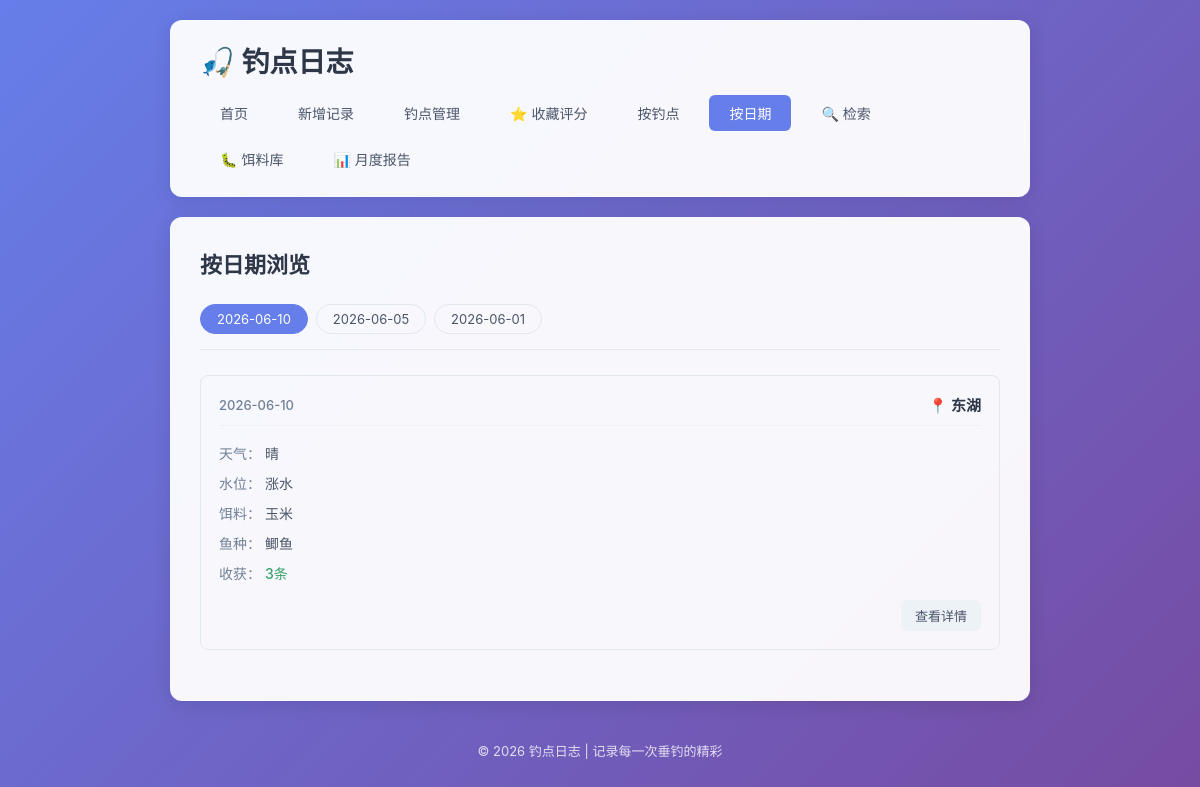
Page /by-date on the earlier database version.
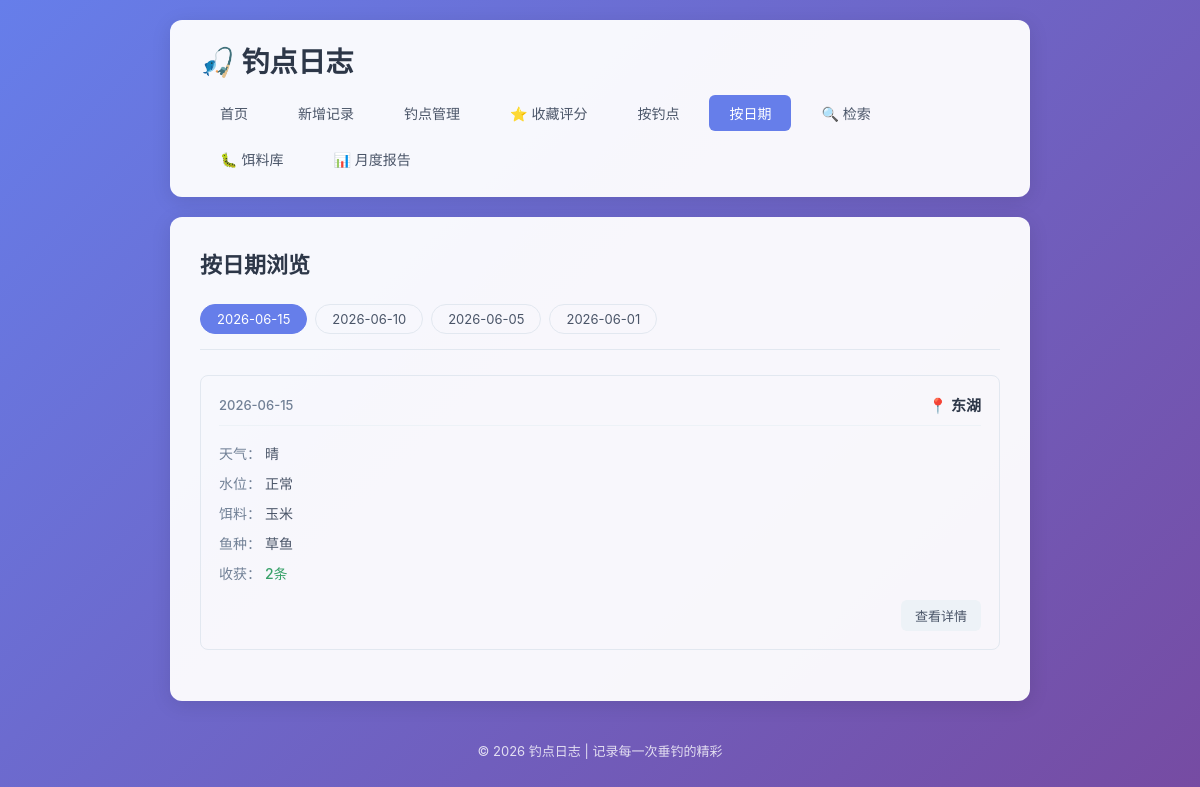
Same page on the later database version.
### tables this page shows
CREATE TABLE fishing_logs (
            id INTEGER PRIMARY KEY AUTOINCREMENT,
            spot TEXT NOT NULL,
            weather TEXT NOT NULL,
            water_level TEXT NOT NULL,
            bait TEXT NOT NULL,
            fish_species TEXT NOT NULL,
            harvest TEXT NOT NULL,
            next_strategy TEXT,
            created_at DATE NOT NULL
        , temperature TEXT, humidity TEXT, wind TEXT);

### app.py (the view)
@app.route('/by-date')
def by_date():
    conn = get_db()
    dates = conn.execute(
        'SELECT DISTINCT created_at FROM fishing_logs ORDER BY created_at DESC'
    ).fetchall()
    date_list = [row['created_at'] for row in dates]
    selected_date = request.args.get('date', date_list[0] if date_list else None)
    logs = []
    if selected_date:
        logs = conn.execute(
            'SELECT * FROM fishing_logs WHERE created_at = ? ORDER BY id DESC',
            (selected_date,)
        ).fetchall()
    conn.close()
    return render_template('by_date.html', date_list=date_list, selected_date=selected_date, logs=logs)

### app.py (called while the page is built)
def get_db():
    conn = sqlite3.connect(DB_PATH)
    conn.row_factory = sqlite3.Row
    return conn

### templates/by_date.html (shortened to what this page needs)
{% extends 'base.html' %}
{% block content %}
    <div class="page-header">
        <h2>按日期浏览</h2>
    </div>
    {% if date_list %}
        <div class="filter-bar">
            {% for date in date_list %}
                <a href="{{ url_for('by_date', date=date) }}"
                   class="filter-btn {% if date == selected_date %}active{% endif %}">
                    {{ date }}
                </a>
            {% endfor %}
        </div>
        {% if logs %}
            <div class="log-list">
                {% for log in logs %}
                    <div class="log-card">
                        <div class="log-header">
                            <span class="log-date">{{ log['created_at'] }}</span>
                            <span class="log-spot">📍 {{ log['spot'] }}</span>
                        </div>
                        <div class="log-body">
                            <div class="log-row">
                                <span class="label">天气：</span>
                                <span>{{ log['weather'] }}</span>
                            </div>
                            <div class="log-row">
                                <span class="label">水位：</span>
                                <span>{{ log['water_level'] }}</span>
                            </div>
                            <div class="log-row">
                                <span class="label">饵料：</span>
                                <span>{{ log['bait'] }}</span>
                            </div>
                            <div class="log-row">
                                <span class="label">鱼种：</span>
                                <span>{{ log['fish_species'] }}</span>
                            </div>
                            <div class="log-row">
                                <span class="label">收获：</span>
                                <span class="harvest">{{ log['harvest'] }}</span>
                            </div>
                        </div>
                        <div class="log-footer">
                            <a href="{{ url_for('log_detail', log_id=log['id']) }}" class="btn btn-small">查看详情</a>
                        </div>
                    </div>
                {% endfor %}
            </div>
        {% else %}
            <div class="empty-state">
                <p>该日期暂无记录</p>
            </div>
        {% endif %}
    {% else %}
        <div class="empty-state">
            <p>还没有任何日期记录</p>
            <a href="{{ url_for('add_log') }}" class="btn btn-primary">+ 新增记录</a>
        </div>
    {% endif %}
{% endblock %}

Differences in the rows shown:
removed fishing_logs: created_at "2026-06-10", spot "东湖", weather "晴", water_level "涨水", bait "玉米", fish_species "鲫鱼", harvest "3条"
added fishing_logs: created_at "2026-06-15", spot "东湖", weather "晴", water_level "正常", bait "玉米", fish_species "草鱼", harvest "2条"
Other differences:
new list line: "2026-06-15"
